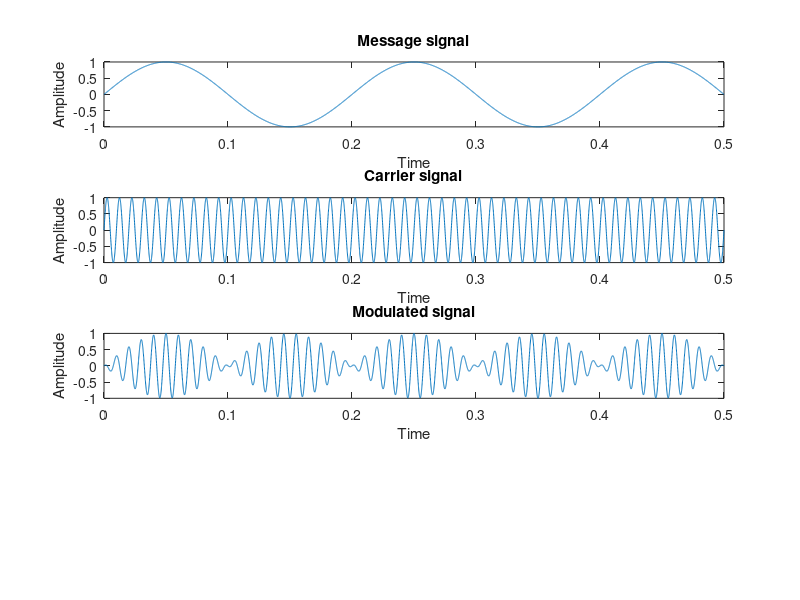

Write MATLAB code to recreate this figure. (Note: this script raises an error after producing the figure.)
clc;
clear all;
close all;
vm=1;
vc=1;
fc=100;
fm=5;
fs=13000;
t=0:1/fs:0.5;
m=vm*sin(2*pi*fm*t);
c=vc*sin(2*pi*fc*t);
y=ammod(m,fc,fs);
subplot(4,1,1);
plot(t,m);
xlabel('Time');
ylabel('Amplitude');
title('Message signal');

subplot(4,1,2);
plot(t,c);
xlabel('Time');
ylabel('Amplitude');
title('Carrier signal');

subplot(4,1,3);
plot(t,y);
xlabel('Time');
ylabel('Amplitude');
title('Modulated signal');

d=demod(y,fc,fs,'am');
subplot(4,1,4);
plot(t,d);
xlabel('Time');
ylabel('Amplitude');
title('Demodulated signall');
grid on;

